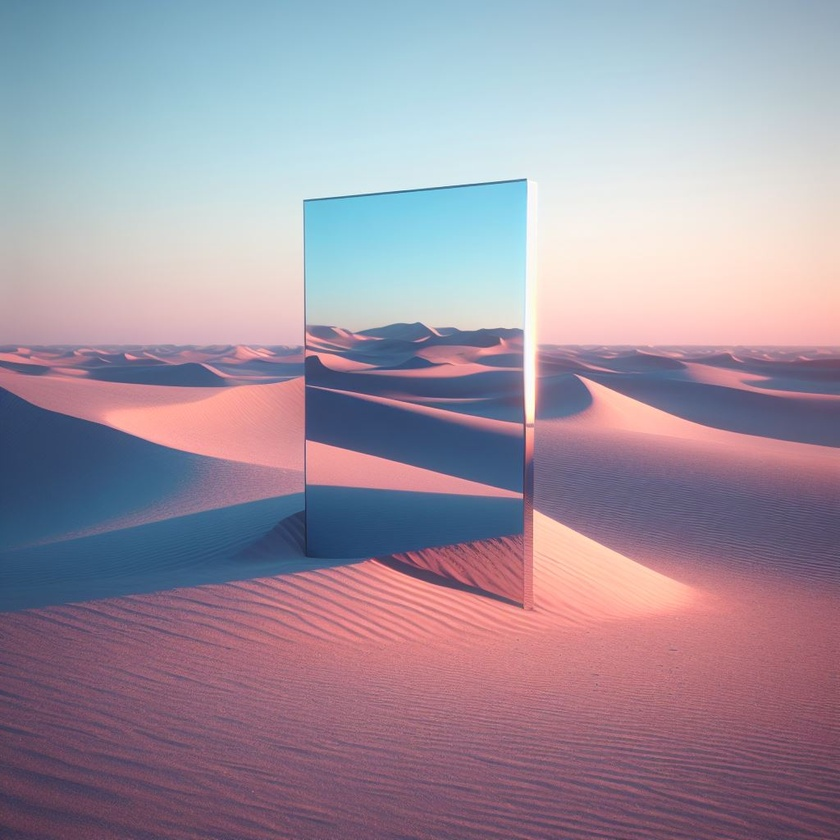
#> input picture img/img1.jpeg, 840 x 840 px, shrunk from 1024 x 1024 before the run
$ python negative_image.py
#> lines starting #> are read from the running program, lines starting #| are printed output that depends on the picture
import cv2 as cv
import numpy as np
from matplotlib import pyplot as plt

#load the image
img1 = cv.imread('./img/img1.jpeg')
#> img1 is the input picture: shape (840, 840, 3); mean B, G, R 160.2, 145.7, 158.8
img1 = img1[: , : , ::-1]

#convert img to matrix.
img1_matrix = np.array(img1)
img_invert = np.invert(img1_matrix)
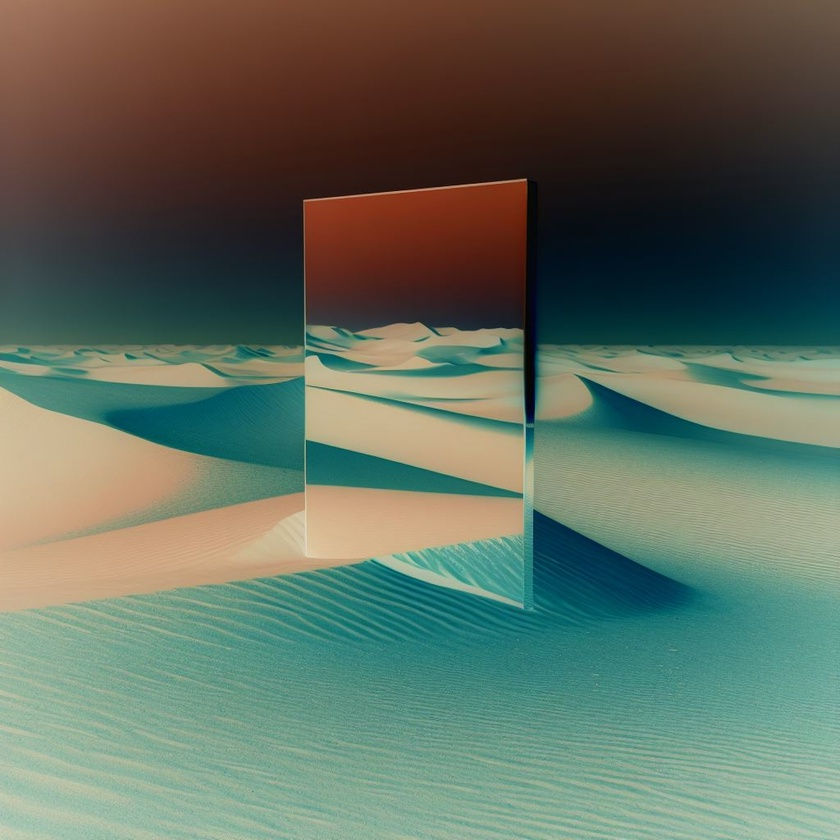
#> img_invert: shape (840, 840, 3); mean R, G, B 96.2, 109.3, 94.8
cv.imwrite('./img/img_invert.jpeg', img_invert)

#show image
plt.subplot(1,2,1)
plt.imshow(img1), plt.title('Image 1'), plt.subplots_adjust(wspace=1)

plt.subplot(1,2,2)
plt.imshow(img_invert), plt.title('Negative'), plt.subplots_adjust(wspace=1)

plt.show()
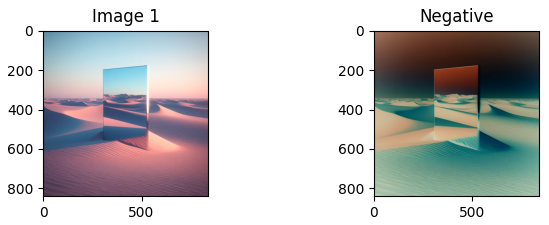
#> figure drawn by matplotlib, 2 panels

$ run again, with img/img2.jpeg copied over img/img1.jpeg
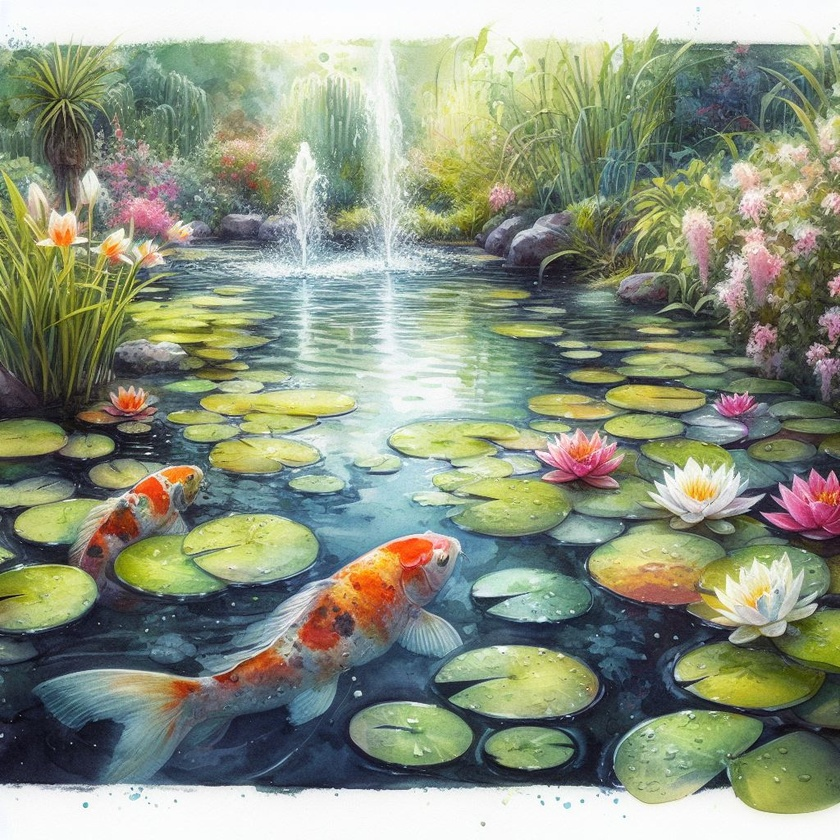
#> input picture img/img2.jpeg, 840 x 840 px, shrunk from 1024 x 1024 before the run
#> img1 is the input picture: shape (840, 840, 3); mean B, G, R 128.5, 148.3, 140.4
#> `img_invert = np.invert(img1_matrix)`:
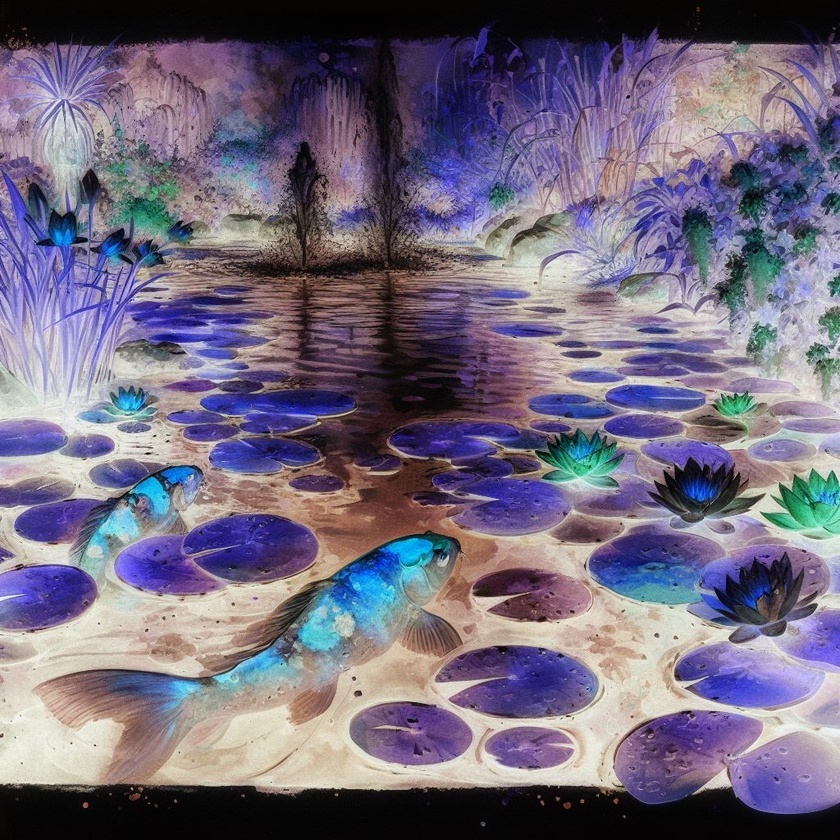
#> img_invert: shape (840, 840, 3); mean R, G, B 114.6, 106.7, 126.5
#> `plt.show()`:
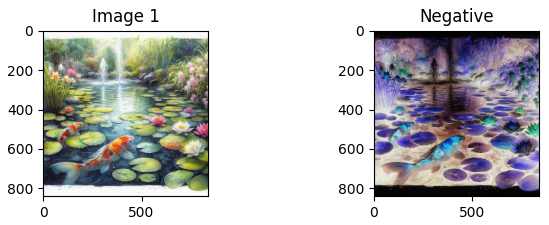
#> figure drawn by matplotlib, 2 panels

$ run again, with img/img4.jpeg copied over img/img1.jpeg
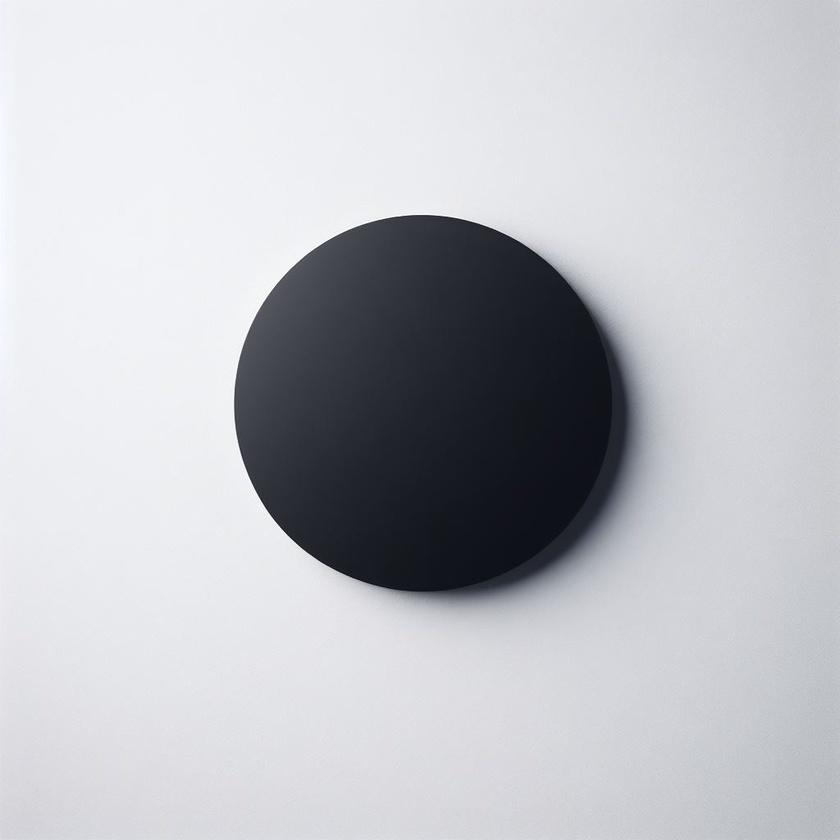
#> input picture img/img4.jpeg, 840 x 840 px, shrunk from 1024 x 1024 before the run
#> img1 is the input picture: shape (840, 840, 3); mean B, G, R 196.4, 191.5, 190.1
#> `img_invert = np.invert(img1_matrix)`:
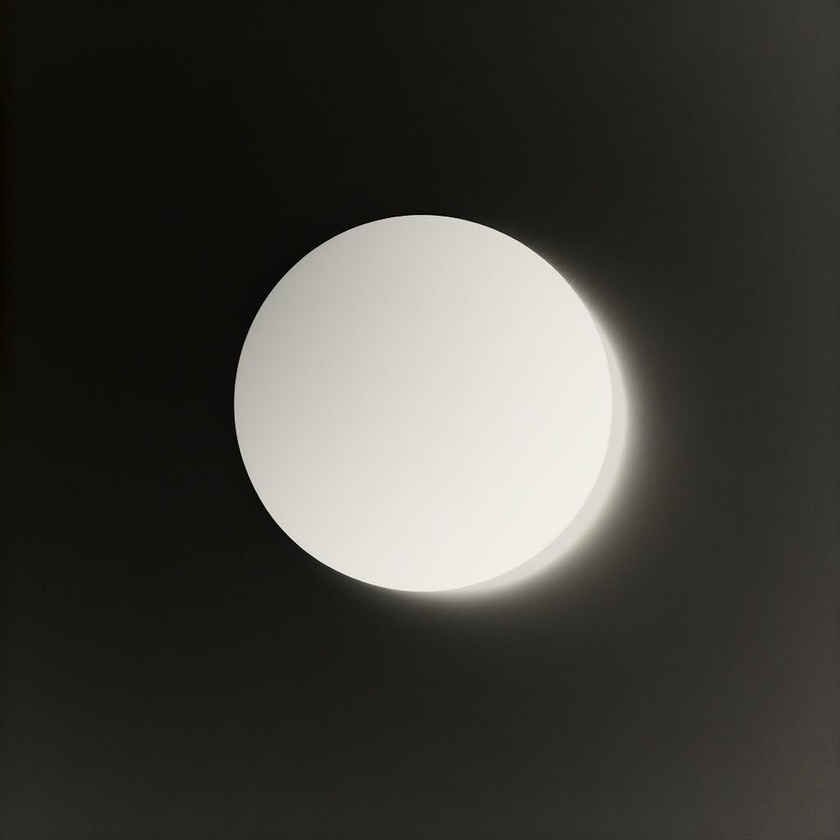
#> img_invert: shape (840, 840, 3); mean R, G, B 64.9, 63.5, 58.6
#> `plt.show()`:
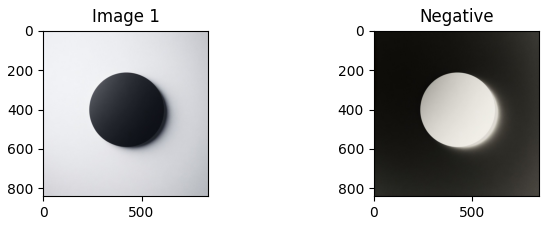
#> figure drawn by matplotlib, 2 panels
